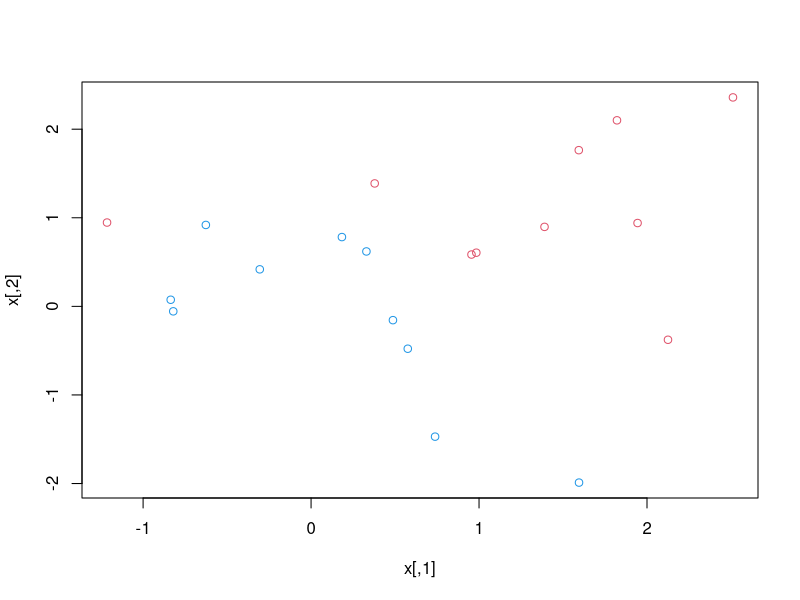

Source code (R): (Note: this script raises an error after producing the figure.)
## ---- chunk 1
setwd("/Users/lalo/CodingComplication/DataScienceProjects/Statistical_Learning_In_R/Support_Vector_Machines")
## ---- chunk 2
set.seed(1)
x = matrix(rnorm(20*2), ncol = 2)
y = c(rep(-1,10), rep(1,10))
x[y==1,]=x[y==1,]+1
plot(x, col=(3-y))
## ---- chunk 3
dat = dat.frame(x=x, y=as.factor(y))
library(e1071)
svmfit = svm(y~., data = dat, kernel = "linear", cost=10, scale=FALSE)
plot(svmfit, dat)
## ---- chunk 4
svmfit$index
summary(svmfit)
svmfit2 = svm(y~., data=dat, kernel="linear", cost=0.1, scale=FALSE)
plot(svmfit2, dat)
svmfit2$index
## ---- chunk 5
set.seed(1)
tune.out = tune(svm, y~., data=dat, kernel="linear", ranges=list(cost=c(0.001, 0.01, 0.1, 1, 5, 10, 100)))
summary(tune.out)
best.model = tune.out$best.model
summary(best.model)
## ---- chunk 6
x.test = matrix(rnorm(20*2), ncol=2)
y.test = sample(c(-1,1), 20, rep=TRUE)
x.test[y.test==1,]=x.test[y.test==1,]+1
test.data = data.frame(x=x.test, y=as.factor(y.test))
# This is where the predictions start
ypred = predict(best.model, testdat)
table(predict=ypred, truth=test.data$y)
svmfit3 = svm(y~., data = dat, kernel="linear", cost=0.1, scale=FALSE)
ypred = predict(svmfit3, testdat)
table(predict=ypred, truth=test.data$y)
x[y==1,]=x[y==1,]+0.5
plot(x, col=(y+5)/2, pch=19)
dat = data.frame(x=x, y=as.factor(y))
svmfit4 = svm(y~., data=dat, kernel="linear", cost=1e5)
summary(svmfit4)
plot(svmfit4, dat)
svmfit5=svm(y~., data=dat, kernel="linear", cost=1)
summary(svmfit5)
